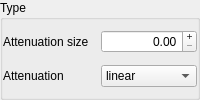
          <widget class="QGroupBox" name="brush_group">
           <property name="title">
            <string>Type</string>
           </property>
           <layout class="QGridLayout" name="gridLayout_22">
            <property name="margin">
             <number>0</number>
            </property>
            <property name="spacing">
             <number>2</number>
            </property>
            <item row="1" column="1">
             <widget class="QComboBox" name="brush_attenuation">
              <item>
               <property name="text">
                <string>linear</string>
               </property>
              </item>
              <item>
               <property name="text">
                <string>quadric</string>
               </property>
              </item>
             </widget>
            </item>
            <item row="0" column="1">
             <widget class="QDoubleSpinBox" name="brush_attenuation_size">
              <property name="alignment">
               <set>Qt::AlignRight|Qt::AlignTrailing|Qt::AlignVCenter</set>
              </property>
              <property name="buttonSymbols">
               <enum>QAbstractSpinBox::PlusMinus</enum>
              </property>
              <property name="maximum">
               <double>100.000000000000000</double>
              </property>
             </widget>
            </item>
            <item row="1" column="0">
             <widget class="QLabel" name="label_6">
              <property name="text">
               <string>Attenuation</string>
              </property>
             </widget>
            </item>
            <item row="0" column="0">
             <widget class="QLabel" name="label_7">
              <property name="text">
               <string>Attenuation size</string>
              </property>
             </widget>
            </item>
           </layout>
          </widget>
